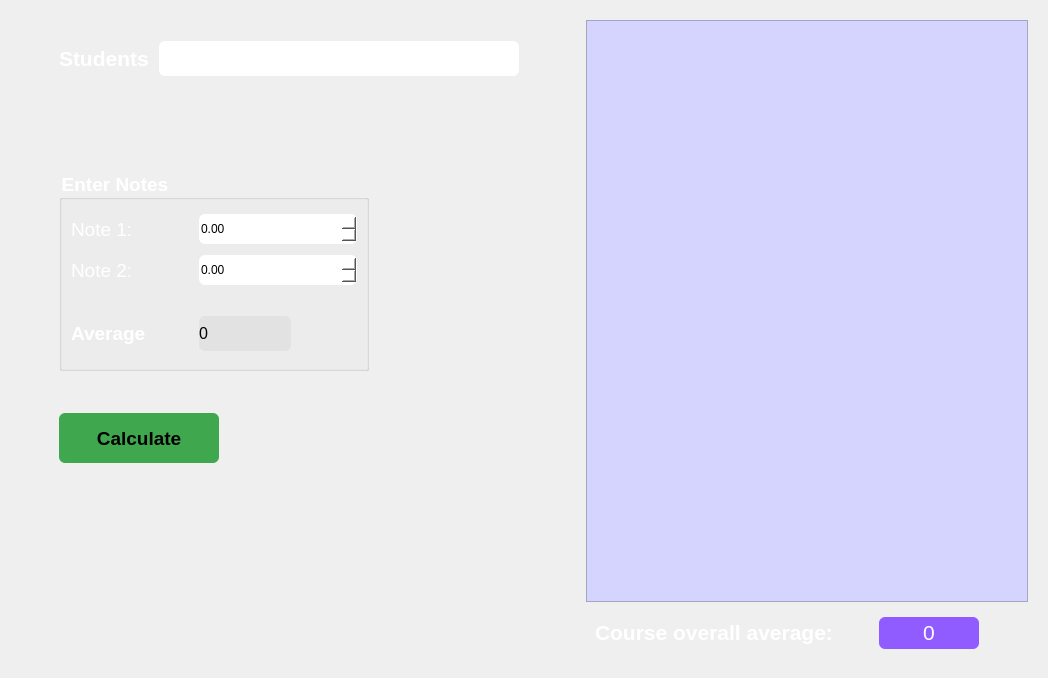
      <widget class="QWidget" name="page_2">
       <layout class="QGridLayout" name="gridLayout_5">
        <property name="leftMargin">
         <number>10</number>
        </property>
        <property name="topMargin">
         <number>20</number>
        </property>
        <property name="rightMargin">
         <number>20</number>
        </property>
        <property name="bottomMargin">
         <number>20</number>
        </property>
        <item row="0" column="1">
         <widget class="QWidget" name="widget_4" native="true">
          <property name="minimumSize">
           <size>
            <width>480</width>
            <height>430</height>
           </size>
          </property>
          <property name="maximumSize">
           <size>
            <width>460</width>
            <height>16777215</height>
           </size>
          </property>
          <layout class="QFormLayout" name="formLayout_3">
           <item row="0" column="0">
            <widget class="QWidget" name="widget_3" native="true">
             <property name="minimumSize">
              <size>
               <width>460</width>
               <height>60</height>
              </size>
             </property>
             <layout class="QHBoxLayout" name="horizontalLayout">
              <property name="spacing">
               <number>0</number>
              </property>
              <property name="leftMargin">
               <number>0</number>
              </property>
              <property name="topMargin">
               <number>0</number>
              </property>
              <property name="rightMargin">
               <number>0</number>
              </property>
              <property name="bottomMargin">
               <number>0</number>
              </property>
              <item>
               <widget class="QLabel" name="label_5">
                <property name="minimumSize">
                 <size>
                  <width>100</width>
                  <height>60</height>
                 </size>
                </property>
                <property name="maximumSize">
                 <size>
                  <width>100</width>
                  <height>16777215</height>
                 </size>
                </property>
                <property name="font">
                 <font>
                  <pointsize>14</pointsize>
                  <weight>75</weight>
                  <bold>true</bold>
                 </font>
                </property>
                <property name="styleSheet">
                 <string notr="true">color: rgb(255, 255, 255);</string>
                </property>
                <property name="text">
                 <string>&lt;html&gt;&lt;head/&gt;&lt;body&gt;&lt;p&gt;&lt;span style=&quot; font-size:16pt;&quot;&gt;Students&lt;/span&gt;&lt;/p&gt;&lt;/body&gt;&lt;/html&gt;</string>
                </property>
               </widget>
              </item>
              <item>
               <widget class="QComboBox" name="select_stidents">
                <property name="minimumSize">
                 <size>
                  <width>275</width>
                  <height>35</height>
                 </size>
                </property>
                <property name="font">
                 <font>
                  <pointsize>12</pointsize>
                 </font>
                </property>
                <property name="styleSheet">
                 <string notr="true">QComboBox {
	border: 0.1px solid black;
	border-radius: 6px;
	background-color: rgb(255, 255, 255);
             }
QComboBox QListView{
	border-style: none;
	border-radius: 6px;
	border: 1px solid black;
	background-color: rgb(255, 255, 255);
}
QComboBox::drop-down {
 	width: 32px;
 	border-top-right-radius: 3px;
 	border-bottom-right-radius: 3px;
 }
 
QComboBox::down-arrow {
	image: url(:/buttons/Icons/down_arrow.png);
	width: 32;
	height: 32;				
}
QComboBox::focus { 
	background-color:rgb(192, 192, 255);
}</string>
                </property>
               </widget>
              </item>
             </layout>
            </widget>
           </item>
           <item row="2" column="0">
            <spacer name="verticalSpacer_5">
             <property name="orientation">
              <enum>Qt::Vertical</enum>
             </property>
             <property name="sizeType">
              <enum>QSizePolicy::Minimum</enum>
             </property>
             <property name="sizeHint" stdset="0">
              <size>
               <width>20</width>
               <height>70</height>
              </size>
             </property>
            </spacer>
           </item>
           <item row="3" column="0">
            <widget class="QGroupBox" name="groupBox">
             <property name="minimumSize">
              <size>
               <width>310</width>
               <height>200</height>
              </size>
             </property>
             <property name="font">
              <font>
               <pointsize>14</pointsize>
               <weight>75</weight>
               <bold>true</bold>
              </font>
             </property>
             <property name="styleSheet">
              <string notr="true">QLineEdit { color: rgb(0,0,0) }
QGroupBox  {color: rgb(255,255,255);}</string>
             </property>
             <property name="title">
              <string>Enter Notes</string>
             </property>
             <layout class="QGridLayout" name="gridLayout_4">
              <item row="3" column="3">
               <spacer name="horizontalSpacer_4">
                <property name="orientation">
                 <enum>Qt::Horizontal</enum>
                </property>
                <property name="sizeType">
                 <enum>QSizePolicy::Fixed</enum>
                </property>
                <property name="sizeHint" stdset="0">
                 <size>
                  <width>60</width>
                  <height>30</height>
                 </size>
                </property>
               </spacer>
              </item>
              <item row="1" column="2" colspan="2">
               <widget class="QDoubleSpinBox" name="in_Notes2">
                <property name="minimumSize">
                 <size>
                  <width>30</width>
                  <height>30</height>
                 </size>
                </property>
                <property name="font">
                 <font>
                  <pointsize>-1</pointsize>
                  <weight>50</weight>
                  <italic>false</italic>
                  <bold>false</bold>
                 </font>
                </property>
                <property name="styleSheet">
                 <string notr="true">font: 12px;
background-color: rgb(255, 255, 255);
	border-radius: 6px;</string>
                </property>
                <property name="maximum">
                 <double>50.000000000000000</double>
                </property>
               </widget>
              </item>
              <item row="0" column="0">
               <widget class="QLabel" name="label_6">
                <property name="font">
                 <font>
                  <pointsize>14</pointsize>
                  <weight>50</weight>
                  <bold>false</bold>
                 </font>
                </property>
                <property name="styleSheet">
                 <string notr="true">color: rgb(255, 255, 255);</string>
                </property>
                <property name="text">
                 <string>Note 1:</string>
                </property>
               </widget>
              </item>
              <item row="0" column="2" colspan="2">
               <widget class="QDoubleSpinBox" name="in_Notes1">
                <property name="minimumSize">
                 <size>
                  <width>30</width>
                  <height>30</height>
                 </size>
                </property>
                <property name="font">
                 <font>
                  <pointsize>-1</pointsize>
                  <weight>50</weight>
                  <italic>false</italic>
                  <bold>false</bold>
                 </font>
                </property>
                <property name="styleSheet">
                 <string notr="true">font: 12px;
background-color: rgb(255, 255, 255);
	border-radius: 6px;</string>
                </property>
                <property name="maximum">
                 <double>50.000000000000000</double>
                </property>
               </widget>
              </item>
              <item row="3" column="0">
               <widget class="QLabel" name="label_8">
                <property name="font">
                 <font>
                  <pointsize>14</pointsize>
                  <weight>75</weight>
                  <bold>true</bold>
                 </font>
                </property>
                <property name="styleSheet">
                 <string notr="true">color: rgb(255, 255, 255);</string>
                </property>
                <property name="text">
                 <string>Average</string>
                </property>
               </widget>
              </item>
              <item row="3" column="2">
               <widget class="QLabel" name="out_Promedio">
                <property name="minimumSize">
                 <size>
                  <width>20</width>
                  <height>35</height>
                 </size>
                </property>
                <property name="maximumSize">
                 <size>
                  <width>16777215</width>
                  <height>35</height>
                 </size>
                </property>
                <property name="styleSheet">
                 <string notr="true">background-color: rgb(226, 226, 226);
	border-radius: 6px;</string>
                </property>
                <property name="text">
                 <string>&lt;html&gt;&lt;head/&gt;&lt;body&gt;&lt;p&gt;&lt;span style=&quot; font-size:12pt;&quot;&gt;0&lt;/span&gt;&lt;/p&gt;&lt;/body&gt;&lt;/html&gt;</string>
                </property>
               </widget>
              </item>
              <item row="1" column="0">
               <widget class="QLabel" name="label_7">
                <property name="font">
                 <font>
                  <pointsize>14</pointsize>
                  <weight>50</weight>
                  <bold>false</bold>
                 </font>
                </property>
                <property name="styleSheet">
                 <string notr="true">color: rgb(255, 255, 255);</string>
                </property>
                <property name="text">
                 <string>Note 2:</string>
                </property>
               </widget>
              </item>
              <item row="2" column="2">
               <spacer name="verticalSpacer_4">
                <property name="orientation">
                 <enum>Qt::Vertical</enum>
                </property>
                <property name="sizeType">
                 <enum>QSizePolicy::Maximum</enum>
                </property>
                <property name="sizeHint" stdset="0">
                 <size>
                  <width>2</width>
                  <height>20</height>
                 </size>
                </property>
               </spacer>
              </item>
              <item row="3" column="1">
               <spacer name="horizontalSpacer_5">
                <property name="orientation">
                 <enum>Qt::Horizontal</enum>
                </property>
                <property name="sizeType">
                 <enum>QSizePolicy::Fixed</enum>
                </property>
                <property name="sizeHint" stdset="0">
                 <size>
                  <width>30</width>
                  <height>10</height>
                 </size>
                </property>
               </spacer>
              </item>
             </layout>
            </widget>
           </item>
           <item row="4" column="0">
            <spacer name="verticalSpacer_6">
             <property name="orientation">
              <enum>Qt::Vertical</enum>
             </property>
             <property name="sizeType">
              <enum>QSizePolicy::Minimum</enum>
             </property>
             <property name="sizeHint" stdset="0">
              <size>
               <width>20</width>
               <height>30</height>
              </size>
             </property>
            </spacer>
           </item>
           <item row="5" column="0">
            <widget class="QPushButton" name="cm_Calculate">
             <property name="minimumSize">
              <size>
               <width>160</width>
               <height>50</height>
              </size>
             </property>
             <property name="maximumSize">
              <size>
               <width>240</width>
               <height>75</height>
              </size>
             </property>
             <property name="font">
              <font>
               <pointsize>14</pointsize>
               <weight>75</weight>
               <bold>true</bold>
              </font>
             </property>
             <property name="styleSheet">
              <string notr="true">QPushButton
{ 
	background-color:rgb(63, 168, 79);
	border-radius: 6px;
	padding: 0 8px;
	selection-background-color: darkgray;
}
QPushButton:hover{
	background-color: rgb(57, 152, 71);
}
QPushButton:pressed{
	background-color: rgb(75, 198, 93);
}</string>
             </property>
             <property name="text">
              <string>Calculate</string>
             </property>
            </widget>
           </item>
          </layout>
         </widget>
        </item>
        <item row="0" column="0">
         <spacer name="horizontalSpacer_11">
          <property name="orientation">
           <enum>Qt::Horizontal</enum>
          </property>
          <property name="sizeType">
           <enum>QSizePolicy::Fixed</enum>
          </property>
          <property name="sizeHint" stdset="0">
           <size>
            <width>40</width>
            <height>20</height>
           </size>
          </property>
         </spacer>
        </item>
        <item row="0" column="3" rowspan="2">
         <widget class="QTableWidget" name="out_NoteStudents">
          <property name="styleSheet">
           <string notr="true">background-color: rgb(212, 212, 255);</string>
          </property>
         </widget>
        </item>
        <item row="0" column="2">
         <spacer name="horizontalSpacer_12">
          <property name="orientation">
           <enum>Qt::Horizontal</enum>
          </property>
          <property name="sizeType">
           <enum>QSizePolicy::Fixed</enum>
          </property>
          <property name="sizeHint" stdset="0">
           <size>
            <width>50</width>
            <height>20</height>
           </size>
          </property>
         </spacer>
        </item>
        <item row="1" column="1">
         <spacer name="verticalSpacer_7">
          <property name="orientation">
           <enum>Qt::Vertical</enum>
          </property>
          <property name="sizeHint" stdset="0">
           <size>
            <width>20</width>
            <height>124</height>
           </size>
          </property>
         </spacer>
        </item>
        <item row="2" column="3">
         <widget class="QWidget" name="widget_9" native="true">
          <property name="minimumSize">
           <size>
            <width>0</width>
            <height>50</height>
           </size>
          </property>
          <property name="styleSheet">
           <string notr="true">border-top-color: rgb(255, 255, 255);
border-right-color: rgb(255, 255, 255);
border-bottom-color: rgb(255, 255, 255);
border-left-color: rgb(255, 255, 255);
</string>
          </property>
          <layout class="QHBoxLayout" name="horizontalLayout_3">
           <item>
            <widget class="QLabel" name="label_9">
             <property name="text">
              <string>&lt;html&gt;&lt;head/&gt;&lt;body&gt;&lt;p&gt;&lt;span style=&quot; font-size:16pt; font-weight:600; color:#ffffff;&quot;&gt;Course overall average:&lt;/span&gt;&lt;/p&gt;&lt;/body&gt;&lt;/html&gt;</string>
             </property>
            </widget>
           </item>
           <item>
            <spacer name="horizontalSpacer_7">
             <property name="orientation">
              <enum>Qt::Horizontal</enum>
             </property>
             <property name="sizeHint" stdset="0">
              <size>
               <width>40</width>
               <height>20</height>
              </size>
             </property>
            </spacer>
           </item>
           <item>
            <widget class="QLabel" name="out_courseOverall">
             <property name="minimumSize">
              <size>
               <width>100</width>
               <height>25</height>
              </size>
             </property>
             <property name="styleSheet">
              <string notr="true">background-color: rgb(144, 92, 255);
border-radius: 6px;</string>
             </property>
             <property name="text">
              <string>&lt;html&gt;&lt;head/&gt;&lt;body&gt;&lt;p&gt;&lt;span style=&quot; font-size:16pt; color:#ffffff;&quot;&gt;0&lt;/span&gt;&lt;/p&gt;&lt;/body&gt;&lt;/html&gt;</string>
             </property>
             <property name="alignment">
              <set>Qt::AlignCenter</set>
             </property>
            </widget>
           </item>
           <item>
            <spacer name="horizontalSpacer_8">
             <property name="orientation">
              <enum>Qt::Horizontal</enum>
             </property>
             <property name="sizeHint" stdset="0">
              <size>
               <width>40</width>
               <height>20</height>
              </size>
             </property>
            </spacer>
           </item>
          </layout>
         </widget>
        </item>
       </layout>
      </widget>
